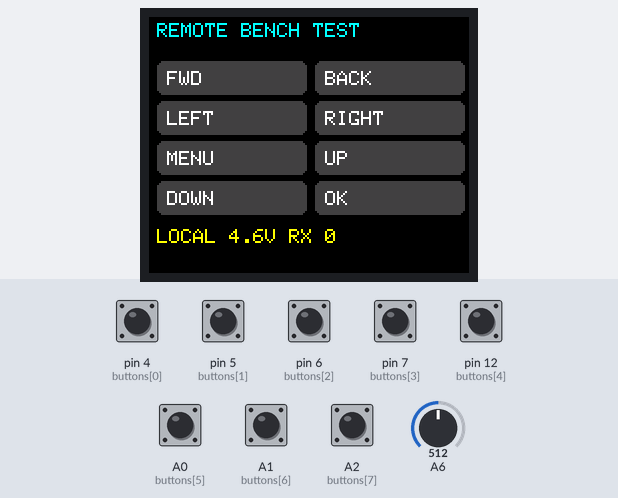
Bench run of a sketch on a simulated Arduino Pro Mini, built with avr-gcc and run on an emulated ATmega328P. Shown: 160×128 colour display. Inputs (shaded band) come from the test bench; at power-on: A0 (buttons[5]), A1 (buttons[6]), A2 (buttons[7]), pin 4 (buttons[0]), pin 5 (buttons[1]), pin 6 (buttons[2]), pin 7 (buttons[3]), pin 12 (buttons[4]) HIGH, A6 = 512.

Above: at 1.3 s.
1.4 s: A6 set to 716
At 2.1 s:
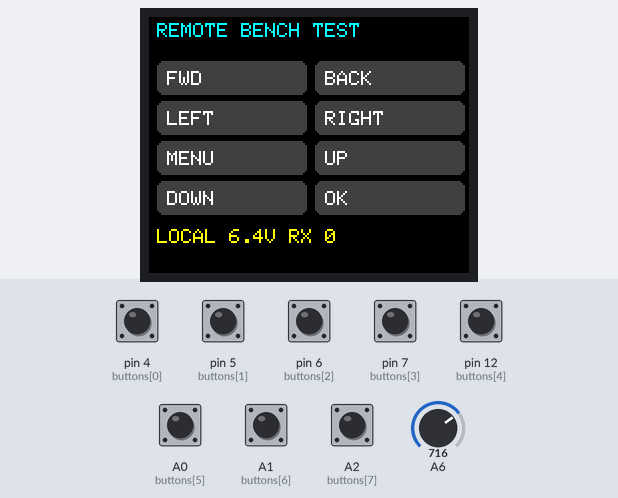
2.9 s: pin 4 (buttons[0]) pulled LOW for 0.15 s
At 3.14 s:
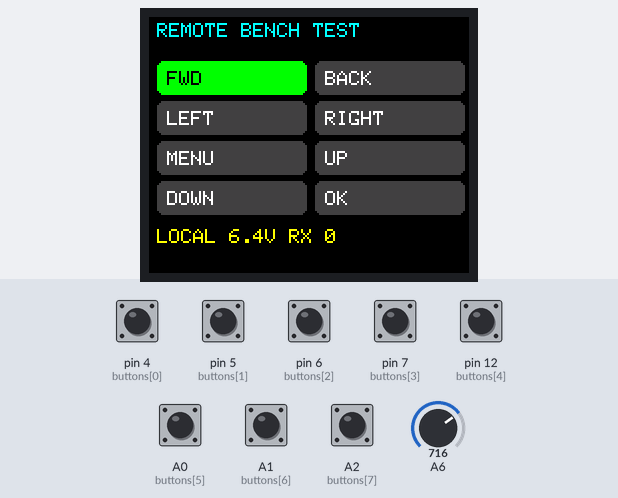
4.7 s: pin 5 (buttons[1]) pulled LOW for 0.15 s
At 4.94 s:
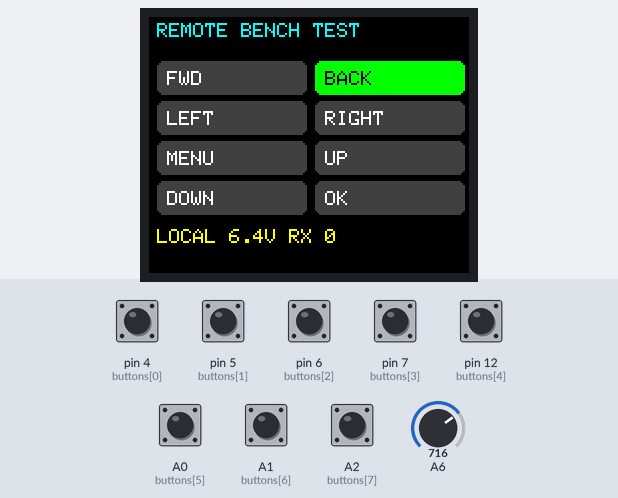
6.5 s: pin 6 (buttons[2]) pulled LOW for 0.15 s
At 6.74 s:
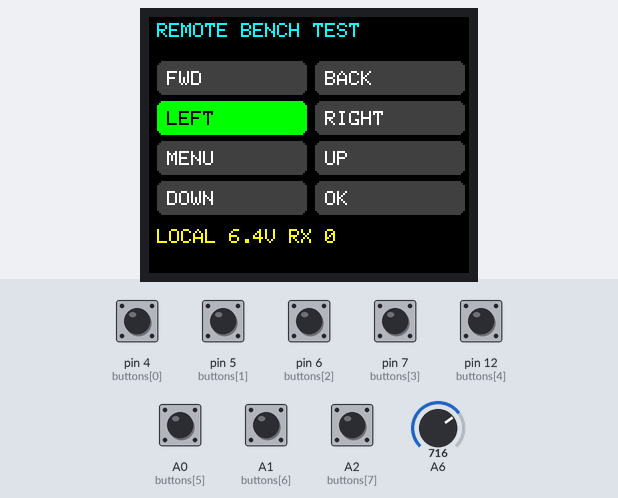
8.3 s: pin 7 (buttons[3]) pulled LOW for 0.15 s
At 8.39 s:
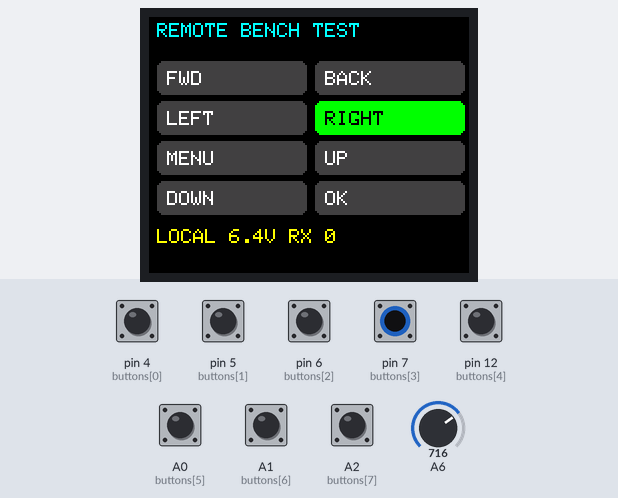
9.9 s: pin 12 (buttons[4]) pulled LOW for 0.15 s
At 10.04 s:
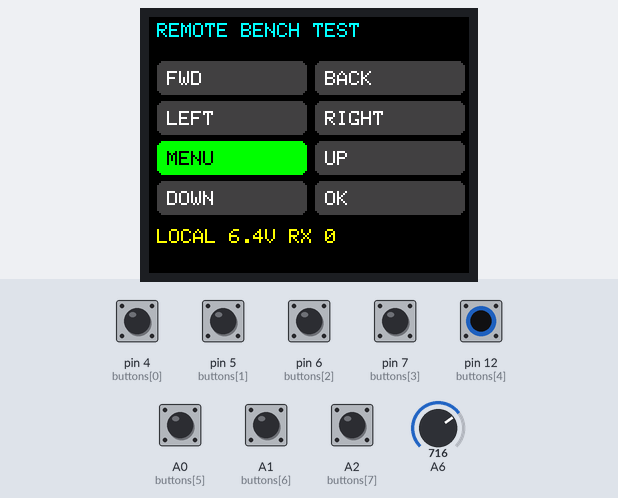
Timing chart, 0 to 12.6 s (numbered marks = the images above; inputs shaded):
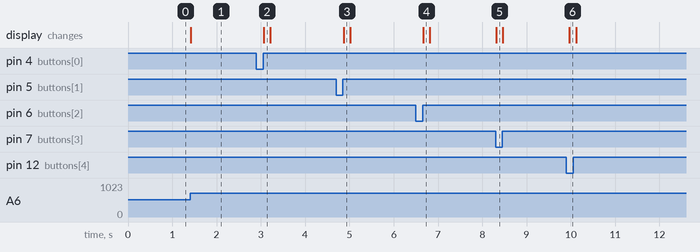

The sketch:

RoboDogRemoteTest.ino
```cpp
// Bench-only Pro Mini test: screen, eight buttons, local battery divider,
// and incoming HC-05 traffic. Never sends a movement or ARM command.
// Board: ATmega328P, 3.3 V, 8 MHz. ST7735 CS10/DC9/RST2.
#include <Adafruit_GFX.h>
#include <Adafruit_ST7735.h>
#include <SPI.h>

Adafruit_ST7735 screen(10, 9, 2);
const uint8_t buttons[8] = {4, 5, 6, 7, 12, A0, A1, A2};
const char* names[8] = {"FWD", "BACK", "LEFT", "RIGHT", "MENU", "UP", "DOWN", "OK"};
uint32_t lastDraw = 0;
uint16_t rxLines = 0;

void setup() {
  for (uint8_t i=0; i<8; ++i) pinMode(buttons[i], INPUT_PULLUP);
  Serial.begin(38400);
  screen.initR(INITR_BLACKTAB);
  screen.setRotation(1);
  screen.fillScreen(ST77XX_BLACK);
}

void loop() {
  while (Serial.available()) if (Serial.read()=='\n') ++rxLines;
  if (millis()-lastDraw < 150) return;
  lastDraw=millis();
  screen.fillScreen(ST77XX_BLACK);
  screen.setTextSize(1);
  screen.setCursor(4,3);
  screen.setTextColor(ST77XX_CYAN);
  screen.print(F("REMOTE BENCH TEST"));
  for (uint8_t i=0; i<8; ++i) {
    const uint8_t row=i/2, col=i%2;
    const bool pressed=digitalRead(buttons[i])==LOW;
    const int16_t x=4+col*79, y=22+row*20;
    screen.fillRoundRect(x,y,75,17,3,pressed?ST77XX_GREEN:0x4208);
    screen.setTextColor(pressed?ST77XX_BLACK:ST77XX_WHITE);
    screen.setCursor(x+5,y+5); screen.print(names[i]);
  }
  const uint32_t mv=(uint32_t)analogRead(A6)*3300UL*156UL/(1023UL*56UL);
  screen.setTextColor(ST77XX_YELLOW);
  screen.setCursor(4,106); screen.print(F("LOCAL "));
  screen.print(mv/1000); screen.print('.');
  screen.print((mv%1000)/100); screen.print(F("V RX "));
  screen.print(rxLines);
}
```

Measured:
- after the input at 1.4 s, the display: changes at once (image 1)
- after the input at 2.9 s, the display: changes after 0.17 s (image 2)
- after the input at 4.7 s, the display: changes after 0.17 s (image 3)
- after the input at 6.5 s, the display: changes after 0.17 s (image 4)
- after the input at 8.3 s, the display: changes at once (image 5)
- after the input at 9.9 s, the display: changes after 0.07 s (image 6)
